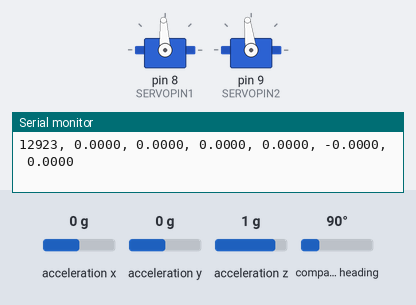
Bench run of a sketch on a simulated Arduino Uno, built with avr-gcc and run on an emulated ATmega328P. Parts: 2 × servo, the last lines printed to the serial monitor. The test bench sets the inputs (shaded band); at power-on: acceleration x 0 g, acceleration y 0 g, acceleration z 1 g, compass heading 90°.

Above: at 13.0 s.
13.1 s: acceleration x set to 0.8 g
At 13.5 s:
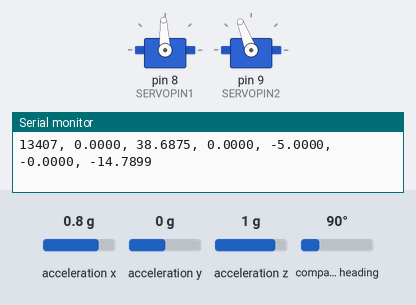
14.7 s: acceleration y set to -1.4 g
At 15.5 s:
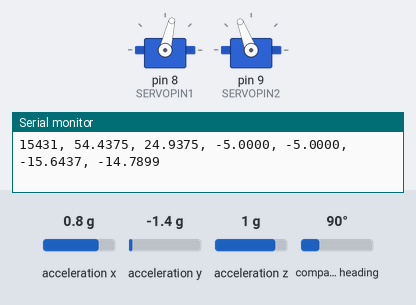
16.4 s: acceleration y set to -0.8 g
At 16.6 s:
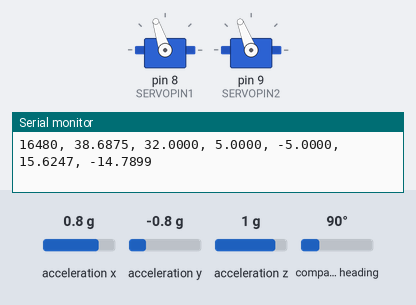
18.1 s: acceleration y set to 0 g
At 19.0 s:
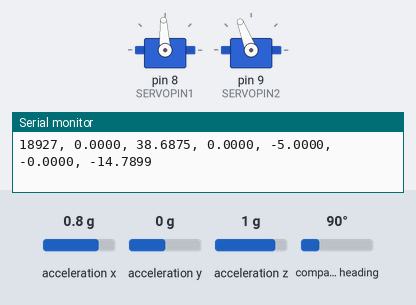
19.8 s: acceleration y set to 0.8 g
At 20.3 s:
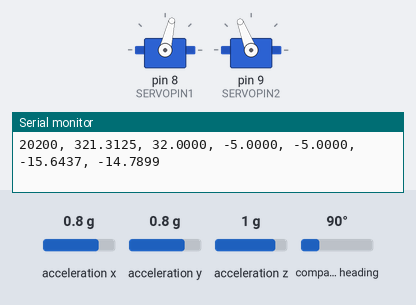
Timing chart, 0 to 22.8 s (numbered marks = the images above; inputs shaded):
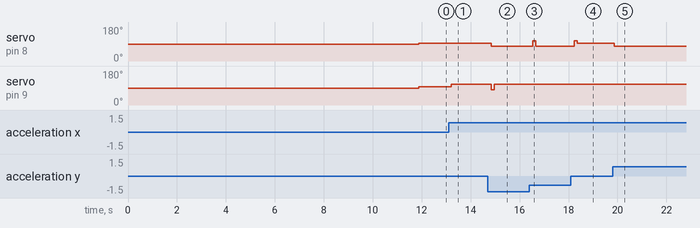

The sketch:

2D_PID.ino
```cpp
#include <Adafruit_Sensor.h>
#include <Adafruit_BNO055.h>
#include <PID_v1.h>
#include <Servo.h>
#include <utility/imumaths.h>
#include <Wire.h>

//#define DEBUG
#define LOGGING

#define SERVOPIN1 8
#define SERVOPIN2 9

// Servo Control ==============================================================================

Servo servoX, servoY;

void servoInit(){
  servoX.attach(SERVOPIN1);
  servoY.attach(SERVOPIN2);

  #ifdef DEBUG
  Serial.print("servoInit: [Pins ");
  Serial.print(SERVOPIN1);
  Serial.print(" and ");
  Serial.print(SERVOPIN2);
  Serial.println(" initialized as servos]");
  #endif
}

double zeroPointX = 93, zeroPointY = 97; // TODO: figure out parameters

// Set servo to specific angle
void setServo(Servo &servo, double angle, double zeroPoint){
  servo.write(angle + zeroPoint);
}
void setServo(Servo &servo, double angle){
  setServo(servo, angle, 90);
}

// Orientation ===============================================================================

Adafruit_BNO055 bno = Adafruit_BNO055(55);
double bnoOffsetX = 166.3125, bnoOffsetY = -1.0000;

void bnoInit(){
  if(!bno.begin()){
    /* There was a problem detecting the BNO055 ... check your connections */
    Serial.print("Ooops, no BNO055 detected ... Check your wiring or I2C ADDR!");
    while(1);
  }

  delay(1000);

  bno.setExtCrystalUse(true);

  #ifdef DEBUG
  Serial.println("bnoInit: [BNO initialized]");
  #endif

  delay(5000);

  #ifdef DEBUG
  Serial.println("bnoInit: [Starting zero-point initialization]");
  #endif

  double sumX = 0, sumY = 0;
  sensors_event_t event;
  for(int i = 0; i < 500; i++){
    bno.getEvent(&event);
    sumX += event.orientation.z;
    sumY += event.orientation.y;
    delay(10);
  }
  bnoOffsetX = sumX / 500;
  bnoOffsetY = sumY / 500;

  #ifdef DEBUG
  Serial.println("bnoInit: [Finished zero-point initialization]");
  Serial.print("bnoInit: [");
  Serial.print(bnoOffsetX, 4);
  Serial.print(", ");
  Serial.print(bnoOffsetY, 4);
  Serial.println("]");
  #endif
}

double sX = 30.3, tX = -31.8, cX = 15.2;
double sY = 31.7, tY = -29.3, cY = 15.2;
// Returns angle servo must turn given a target angle
// target and return value both in DEGREES
// Source: https://drive.google.com/file/d/1zFCwedLtzWXtgwTkhYWoFgtl3uXhsXgb/view?usp=sharing
double servoAngle(double u, double s, double t, double c){
  double b = s; // connector arm length
  double a = -t + c; // TVC mount "arm" length

  // coordinates at the end of the TVC gimbal arm
  double m = s - a * sin(u * M_PI / 180);
  double n = t + a * cos(u * M_PI / 180);

  // quick commonly used vars
  double m2 = m*m;
  double n2 = n*n;
  double b2 = b*b;
  double c2 = c*c;
  double m4 = m2*m2;
  double n4 = n2*n2;
  double b4 = b2*b2;
  double c4 = c2*c2;

  double p = (-b2*m-sqrt(-b4*n2 + 2*b2*c2*n2 + 2*b2*m2*n2 + 2*b2*n4 - c4*n2 + 2*c2*m2*n2 + 2*c2*n4 - m4*n2 - 2*m2*n4 - n2*n4) + c2*m + m*m2 + m*n2)/(2*(m2+n2));
  double q = sqrt(c2-p*p);

  return -atan2(p,q)*180/M_PI;

  // simple approximation
  /*double a = -t + c;
  return u * a / c;*/
}

// Current orientation
double angleX, angleY;

// Update current orientation
void updateOrientation(){
  sensors_event_t event;
  bno.getEvent(&event);

  angleX = event.orientation.z;
  angleY = event.orientation.y;

  /*#ifdef DEBUG
  Serial.print("updateOrientation: [");
  Serial.print("X: ");
  Serial.print(angleX, 4);
  Serial.print("\tY: ");
  Serial.print(angleY, 4);
  Serial.println("]");
  #endif*/
}

double inputAngleX, inputAngleY; // Saves current angle offset, used for PID control
// Given current angle, calculate relative the 2 relative angles to the initial orientation
void calculateAngleOffset(){
  if(angleX < 0)
    inputAngleX = angleX + 360 - bnoOffsetX;
  else
    inputAngleX = angleX - bnoOffsetX;
  inputAngleY = angleY - bnoOffsetY;
  // CALIBRATE: bno zero point
}

// PID ============================================================================================

// Specify the links and initial tuning parameters
double Kp = 5, Ki = 0, Kd = 2;
double outputAngleX, outputAngleY, setPointX, setPointY;
PID PIDX(&inputAngleX, &outputAngleX, &setPointX, Kp, Ki, Kd, DIRECT);
PID PIDY(&inputAngleY, &outputAngleY, &setPointY, Kp, Ki, Kd, DIRECT);

void PIDInit(){
  angleX = angleY = 0;
  setPointX = setPointY = 0; // TODO: this should be adjustable during initialization state

  PIDX.SetMode(AUTOMATIC);
  PIDY.SetMode(AUTOMATIC);
  PIDX.SetOutputLimits(-5, 5);
  PIDY.SetOutputLimits(-5, 5);

  #ifdef DEBUG
  Serial.println("PIDInit: [PID initialized]");
  #endif
}

// State Control ==================================================================================

// Program states
// TODO: add when necessary
// STATUS: DEFUNCT
/*
enum {initialization, PIDrunning};
int programState = initialization;
*/

void setup() {
  Serial.begin(9600);

  servoInit();
  bnoInit();
  PIDInit();
}

void loop() {
  updateOrientation();
  calculateAngleOffset();

  PIDX.Compute();
  PIDY.Compute();

  #ifdef LOGGING
  Serial.print(millis());
  Serial.print(", ");
  Serial.print(inputAngleX, 4);
  Serial.print(", ");
  Serial.print(inputAngleY, 4);
  Serial.print(", ");
  Serial.print(outputAngleX, 4);
  Serial.print(", ");
  Serial.print(outputAngleY, 4);
  Serial.print(", ");
  Serial.print(servoAngle(outputAngleX, sX, tX, cX), 4);
  Serial.print(", ");
  Serial.print(servoAngle(outputAngleY, sY, tY, cY), 4);
  Serial.println("");
  #endif

  setServo(servoX, servoAngle(outputAngleX, sX, tX, cX), zeroPointX);
  setServo(servoY, servoAngle(-outputAngleY, sY, tY, cY), zeroPointY);

  delay(5); // TODO: remove
}
```

Measured:
- after the input at 13.1 s, servo on pin 9 (SERVOPIN2): 97° → 111° after 0.11 s
- after the input at 14.7 s, servo on pin 8 (SERVOPIN1): 93° → 77° after 0.14 s; servo on pin 9 (SERVOPIN2): 111° → 82° after 0.14 s, → 111° 0.13 s later
- after the input at 16.4 s, servo on pin 8 (SERVOPIN1): 77° → 108° after 0.14 s, → 77° 0.13 s later
- after the input at 18.1 s, servo on pin 8 (SERVOPIN1): 77° → 108° after 0.13 s, → 93° 0.12 s later
- after the input at 19.8 s, servo on pin 8 (SERVOPIN1): 93° → 77° after 0.06 s
